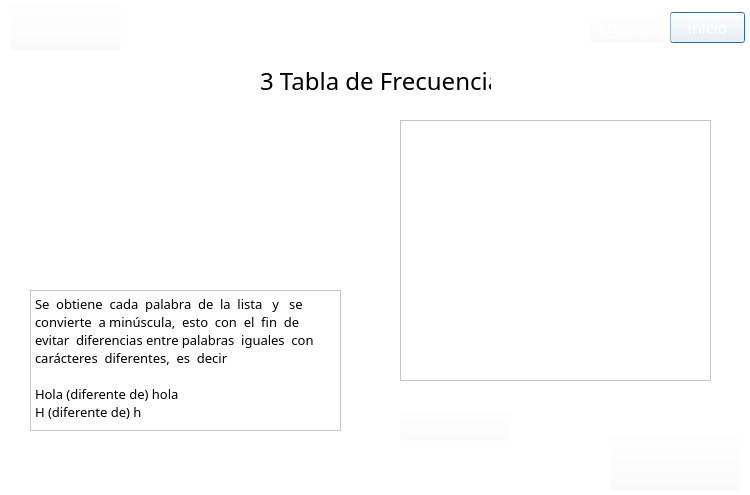
<?xml version="1.0" encoding="UTF-8"?>
<ui version="4.0">
 <class>Dialog</class>
 <widget class="QDialog" name="Dialog">
  <property name="geometry">
   <rect>
    <x>0</x>
    <y>0</y>
    <width>750</width>
    <height>495</height>
   </rect>
  </property>
  <property name="minimumSize">
   <size>
    <width>750</width>
    <height>495</height>
   </size>
  </property>
  <property name="maximumSize">
   <size>
    <width>750</width>
    <height>495</height>
   </size>
  </property>
  <property name="font">
   <font>
    <weight>75</weight>
    <bold>true</bold>
   </font>
  </property>
  <property name="windowTitle">
   <string>Paso 3</string>
  </property>
  <property name="styleSheet">
   <string notr="true">background-color: rgb(255, 255, 255, 255);</string>
  </property>
  <widget class="QPushButton" name="inicio">
   <property name="geometry">
    <rect>
     <x>670</x>
     <y>12</y>
     <width>75</width>
     <height>31</height>
    </rect>
   </property>
   <property name="font">
    <font>
     <family>Sylfaen</family>
     <pointsize>12</pointsize>
    </font>
   </property>
   <property name="cursor">
    <cursorShape>PointingHandCursor</cursorShape>
   </property>
   <property name="styleSheet">
    <string notr="true">background-color: rgb(255, 255, 255, 0);
font: 12pt &quot;Sylfaen&quot;;
color: rgb(255, 255, 255);</string>
   </property>
   <property name="text">
    <string>inicio</string>
   </property>
  </widget>
  <widget class="QLabel" name="label_2">
   <property name="geometry">
    <rect>
     <x>0</x>
     <y>-2</y>
     <width>751</width>
     <height>51</height>
    </rect>
   </property>
   <property name="text">
    <string/>
   </property>
   <property name="pixmap">
    <pixmap>../Images/header.png</pixmap>
   </property>
  </widget>
  <widget class="QPushButton" name="pushButton">
   <property name="geometry">
    <rect>
     <x>610</x>
     <y>430</y>
     <width>131</width>
     <height>61</height>
    </rect>
   </property>
   <property name="styleSheet">
    <string notr="true">background-color: rgb(255, 255, 255, 0);
font: 12pt &quot;Sylfaen&quot;;
color: rgb(255, 255, 255);</string>
   </property>
   <property name="text">
    <string/>
   </property>
   <property name="icon">
    <iconset>
     <normaloff>../Images/marca_UTP.png</normaloff>../Images/marca_UTP.png</iconset>
   </property>
   <property name="iconSize">
    <size>
     <width>125</width>
     <height>125</height>
    </size>
   </property>
  </widget>
  <widget class="QLabel" name="label">
   <property name="geometry">
    <rect>
     <x>260</x>
     <y>60</y>
     <width>231</width>
     <height>41</height>
    </rect>
   </property>
   <property name="font">
    <font>
     <family>Sylfaen</family>
     <pointsize>18</pointsize>
     <weight>9</weight>
     <italic>false</italic>
     <bold>false</bold>
    </font>
   </property>
   <property name="styleSheet">
    <string notr="true">font: 75 18pt &quot;Sylfaen&quot;;</string>
   </property>
   <property name="text">
    <string>3 Tabla de Frecuencia</string>
   </property>
  </widget>
  <widget class="QPushButton" name="ver">
   <property name="geometry">
    <rect>
     <x>400</x>
     <y>410</y>
     <width>111</width>
     <height>31</height>
    </rect>
   </property>
   <property name="font">
    <font>
     <family>Sylfaen</family>
     <pointsize>12</pointsize>
     <weight>50</weight>
     <italic>false</italic>
     <bold>false</bold>
    </font>
   </property>
   <property name="styleSheet">
    <string notr="true">background-color: rgb(255, 255, 255, 0);
font: 12pt &quot;Sylfaen&quot;;
color: rgb(255, 255, 255);</string>
   </property>
   <property name="text">
    <string/>
   </property>
   <property name="icon">
    <iconset>
     <normaloff>../Images/BotonesPasos/FreqTableBtn.png</normaloff>../Images/BotonesPasos/FreqTableBtn.png</iconset>
   </property>
   <property name="iconSize">
    <size>
     <width>110</width>
     <height>100</height>
    </size>
   </property>
  </widget>
  <widget class="QPushButton" name="logo">
   <property name="geometry">
    <rect>
     <x>10</x>
     <y>0</y>
     <width>111</width>
     <height>51</height>
    </rect>
   </property>
   <property name="font">
    <font>
     <family>Sylfaen</family>
     <pointsize>12</pointsize>
    </font>
   </property>
   <property name="cursor">
    <cursorShape>PointingHandCursor</cursorShape>
   </property>
   <property name="styleSheet">
    <string notr="true">background-color: rgb(255, 255, 255, 0);
font: 12pt &quot;Sylfaen&quot;;
color: rgb(255, 255, 255);</string>
   </property>
   <property name="text">
    <string/>
   </property>
   <property name="icon">
    <iconset>
     <normaloff>../Images/logo.png</normaloff>../Images/logo.png</iconset>
   </property>
   <property name="iconSize">
    <size>
     <width>120</width>
     <height>120</height>
    </size>
   </property>
  </widget>
  <widget class="QTextEdit" name="contenedor">
   <property name="geometry">
    <rect>
     <x>400</x>
     <y>120</y>
     <width>311</width>
     <height>261</height>
    </rect>
   </property>
   <property name="font">
    <font>
     <family>Sylfaen</family>
     <pointsize>11</pointsize>
    </font>
   </property>
   <property name="styleSheet">
    <string notr="true"/>
   </property>
   <property name="readOnly">
    <bool>true</bool>
   </property>
   <property name="html">
    <string>&lt;!DOCTYPE HTML PUBLIC &quot;-//W3C//DTD HTML 4.0//EN&quot; &quot;http://www.w3.org/TR/REC-html40/strict.dtd&quot;&gt;
&lt;html&gt;&lt;head&gt;&lt;meta name=&quot;qrichtext&quot; content=&quot;1&quot; /&gt;&lt;style type=&quot;text/css&quot;&gt;
p, li { white-space: pre-wrap; }
&lt;/style&gt;&lt;/head&gt;&lt;body style=&quot; font-family:'Sylfaen'; font-size:11pt; font-weight:400; font-style:normal;&quot;&gt;
&lt;p style=&quot;-qt-paragraph-type:empty; margin-top:0px; margin-bottom:0px; margin-left:0px; margin-right:0px; -qt-block-indent:0; text-indent:0px;&quot;&gt;&lt;br /&gt;&lt;/p&gt;&lt;/body&gt;&lt;/html&gt;</string>
   </property>
  </widget>
  <widget class="QPushButton" name="algoritmo">
   <property name="geometry">
    <rect>
     <x>590</x>
     <y>12</y>
     <width>81</width>
     <height>31</height>
    </rect>
   </property>
   <property name="font">
    <font>
     <family>Sylfaen</family>
     <pointsize>12</pointsize>
    </font>
   </property>
   <property name="cursor">
    <cursorShape>PointingHandCursor</cursorShape>
   </property>
   <property name="styleSheet">
    <string notr="true">background-color: rgb(255, 255, 255, 0);
font: 12pt &quot;Sylfaen&quot;;
color: rgb(255, 255, 255);</string>
   </property>
   <property name="text">
    <string>Algoritmo</string>
   </property>
  </widget>
  <widget class="QLabel" name="label_10">
   <property name="geometry">
    <rect>
     <x>30</x>
     <y>120</y>
     <width>311</width>
     <height>152</height>
    </rect>
   </property>
   <property name="text">
    <string/>
   </property>
   <property name="pixmap">
    <pixmap>../Images/Algoritmo/a3.PNG</pixmap>
   </property>
  </widget>
  <widget class="QPlainTextEdit" name="plainTextEdit_4">
   <property name="enabled">
    <bool>true</bool>
   </property>
   <property name="geometry">
    <rect>
     <x>30</x>
     <y>290</y>
     <width>311</width>
     <height>141</height>
    </rect>
   </property>
   <property name="font">
    <font>
     <family>Sylfaen</family>
     <pointsize>10</pointsize>
     <kerning>true</kerning>
    </font>
   </property>
   <property name="cursor" stdset="0">
    <cursorShape>ArrowCursor</cursorShape>
   </property>
   <property name="toolTip">
    <string/>
   </property>
   <property name="layoutDirection">
    <enum>Qt::LeftToRight</enum>
   </property>
   <property name="autoFillBackground">
    <bool>false</bool>
   </property>
   <property name="styleSheet">
    <string notr="true"/>
   </property>
   <property name="undoRedoEnabled">
    <bool>true</bool>
   </property>
   <property name="readOnly">
    <bool>true</bool>
   </property>
   <property name="plainText">
    <string>Se  obtiene  cada  palabra  de  la  lista   y   se convierte  a minúscula,  esto  con  el  fin  de  evitar  diferencias entre palabras  iguales  con carácteres  diferentes,  es  decir 

Hola (diferente de) hola
H (diferente de) h</string>
   </property>
   <property name="backgroundVisible">
    <bool>false</bool>
   </property>
   <property name="centerOnScroll">
    <bool>false</bool>
   </property>
  </widget>
  <zorder>label_2</zorder>
  <zorder>inicio</zorder>
  <zorder>pushButton</zorder>
  <zorder>label</zorder>
  <zorder>ver</zorder>
  <zorder>logo</zorder>
  <zorder>contenedor</zorder>
  <zorder>algoritmo</zorder>
  <zorder>label_10</zorder>
  <zorder>plainTextEdit_4</zorder>
 </widget>
 <resources/>
 <connections/>
</ui>
